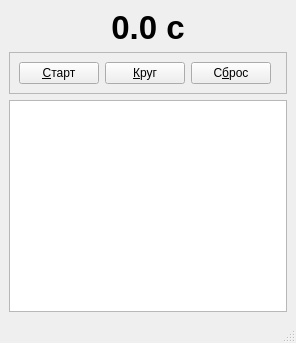
<?xml version="1.0" encoding="UTF-8"?>
<ui version="4.0">
 <class>MainWindow</class>
 <widget class="QMainWindow" name="MainWindow">
  <property name="geometry">
   <rect>
    <x>0</x>
    <y>0</y>
    <width>296</width>
    <height>343</height>
   </rect>
  </property>
  <property name="windowTitle">
   <string>Секундомер</string>
  </property>
  <widget class="QWidget" name="centralwidget">
   <layout class="QVBoxLayout" name="verticalLayout">
    <item>
     <widget class="QLabel" name="tl_Time">
      <property name="font">
       <font>
        <pointsize>25</pointsize>
        <bold>true</bold>
        <kerning>false</kerning>
       </font>
      </property>
      <property name="text">
       <string>0.0 c</string>
      </property>
      <property name="alignment">
       <set>Qt::AlignCenter</set>
      </property>
     </widget>
    </item>
    <item>
     <widget class="QFrame" name="frame">
      <property name="frameShape">
       <enum>QFrame::StyledPanel</enum>
      </property>
      <property name="frameShadow">
       <enum>QFrame::Raised</enum>
      </property>
      <layout class="QHBoxLayout" name="horizontalLayout">
       <item>
        <widget class="QPushButton" name="pb_StartStop">
         <property name="text">
          <string>&amp;Старт</string>
         </property>
        </widget>
       </item>
       <item>
        <widget class="QPushButton" name="pb_Round">
         <property name="text">
          <string>&amp;Круг</string>
         </property>
        </widget>
       </item>
       <item>
        <widget class="QPushButton" name="pb_Clear">
         <property name="text">
          <string>С&amp;брос</string>
         </property>
        </widget>
       </item>
       <item>
        <spacer name="horizontalSpacer">
         <property name="orientation">
          <enum>Qt::Horizontal</enum>
         </property>
         <property name="sizeHint" stdset="0">
          <size>
           <width>40</width>
           <height>20</height>
          </size>
         </property>
        </spacer>
       </item>
      </layout>
     </widget>
    </item>
    <item>
     <widget class="QTextBrowser" name="tb_Rounds"/>
    </item>
   </layout>
  </widget>
  <widget class="QMenuBar" name="menubar">
   <property name="geometry">
    <rect>
     <x>0</x>
     <y>0</y>
     <width>296</width>
     <height>21</height>
    </rect>
   </property>
  </widget>
  <widget class="QStatusBar" name="statusbar"/>
 </widget>
 <tabstops>
  <tabstop>pb_StartStop</tabstop>
  <tabstop>pb_Round</tabstop>
  <tabstop>pb_Clear</tabstop>
  <tabstop>tb_Rounds</tabstop>
 </tabstops>
 <resources/>
 <connections/>
</ui>
